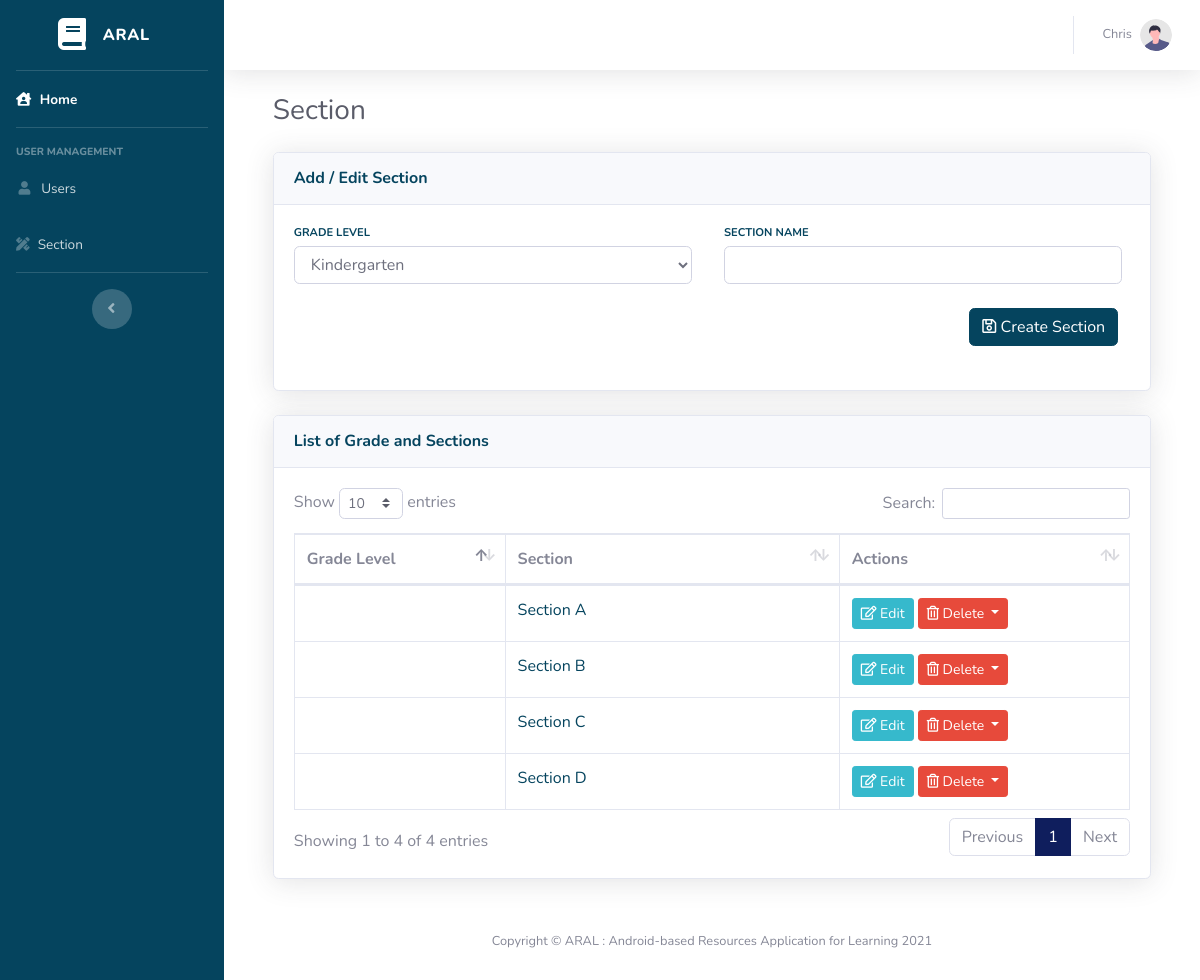
Screenshot of /section.php (signed in) with the database file from the repository.
### tables this page shows
CREATE TABLE `section` (
  `id` int(11) NOT NULL,
  `grade` int(3) NOT NULL,
  `section` varchar(32) NOT NULL
);

### section.php (the view, shortened to what this page needs)
<?php
include("head.php");
$sections = mysqli_query($mysqli, "SELECT *
    FROM section");
?>
<head>
    <link href="vendor/datatables/dataTables.bootstrap4.min.css" rel="stylesheet">
</head>
<body id="page-top">
    <div id="wrapper">
        <?php include("sidebar.php"); ?>
        <div id="content-wrapper" class="d-flex flex-column">
            <div id="content">
                <?php include("topbar.php"); ?>
                <div class="container-fluid">
                    <h1 class="h3 mb-2 text-gray-800">Section</h1>
                    <div class="card shadow mb-4">
                        <div class="card-header py-3">
                            <h6 class="m-0 font-weight-bold text-primary">Add / Edit Section</h6>
                        </div>
                        <div class="card-body">
                            <form method="post" action="process_section.php">
                                <div class="row">
                                    <div class="col-xl-6 col-md-6 mb-4">
                                        <div class="row no-gutters align-items-center">
                                            <div class="col mr-2">
                                                <div class="text-xs font-weight-bold text-primary text-uppercase mb-1">
                                                    Grade Level</div>
                                                <div class="h5 mb-0 font-weight-bold text-gray-800">
                                                <select class="form-control">
                                                    <option selected value="0">Kindergarten</option>
                                                </select>
                                                </div>
                                            </div>
                                        </div>
                                    </div>
                                    <div class="col-xl-6 col-md-6 mb-4">
                                        <div class="row no-gutters align-items-center">
                                            <div class="col mr-2">
                                                <div class="text-xs font-weight-bold text-primary text-uppercase mb-1">
                                                    Section Name</div>
                                                <div class="h5 mb-0 font-weight-bold text-gray-800">
                                                    <input type="text" class="form-control" name="section" required>
                                                </div>
                                            </div>
                                        </div>
                                    </div>
                                    <div class="col-xl-12 col-md-6 mb-4">
                                        <div class="row no-gutters align-items-center">
                                            <div class="col mr-2">
                                                <button type="submit" class="btn btn-primary float-right mr-1" name="save_section" id="save">
                                                    <i class="far fa-save"></i> Create Section
                                                </button>
                                            </div>
                                        </div>
                                    </div>
                                </div>
                            </form>
                        </div>
                    </div>
                    <div class="card shadow mb-4">
                        <div class="card-header py-3">
                            <h6 class="m-0 font-weight-bold text-primary">List of Grade and Sections</h6>
                        </div>
                        <div class="card-body">
                            <div class="table-responsive">
                                <table class="table table-bordered" id="dataTable" width="100%" cellspacing="0">
                                    <thead>
                                        <tr>
                                            <th>Grade Level</th>
                                            <th width="40%">Section</th>
                                            <th>Actions</th>
                                        </tr>
                                    </thead>
                                    <tbody>
                                        <?php while ($section = mysqli_fetch_array($sections)) {
                                        ?>
                                            <tr>
                                                <td><?php if($section["grade"]=='0'){ echo "Kindergarten";} ?></td>
                                                <td><a href="class.php?section=<?php echo $section["id"]; ?>"><?php echo $section["section"];  ?></a></td>
                                                <td>
                                                    <a href="section.php?edit=<?php echo $section['id']; ?>" class="btn btn-info btn-sm"><i class="far fa-edit"></i> Edit</a>
                                                    <button class="btn btn-danger btn-secondary dropdown-toggle btn-sm" type="button" id="dropdownMenuButton" data-toggle="dropdown" aria-haspopup="true" aria-expanded="false">
                                                        <i class="far fa-trash-alt"></i> Delete
                                                    </button>
                                                </td>
                                            </tr>
                                        <?php } ?>
                                    </tbody>
                                </table>
                            </div>
                        </div>
                    </div>
                </div>
            </div>
            <?php include("footer.php"); ?>
</body>
</html>

### rows the page displays
section: section "Section A"
section: section "Section B"
section: section "Section C"
section: section "Section D"

### other values shown
$_SESSION['firstname'] "Chris"
